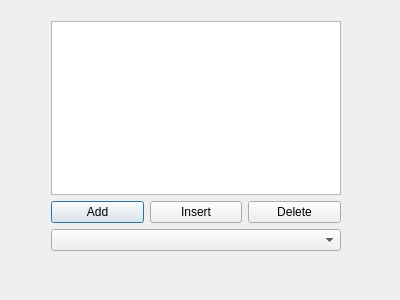
<?xml version="1.0" encoding="UTF-8"?>
<ui version="4.0">
 <class>Dialog</class>
 <widget class="QDialog" name="Dialog">
  <property name="geometry">
   <rect>
    <x>0</x>
    <y>0</y>
    <width>400</width>
    <height>300</height>
   </rect>
  </property>
  <property name="windowTitle">
   <string>Dialog</string>
  </property>
  <widget class="QWidget" name="">
   <property name="geometry">
    <rect>
     <x>40</x>
     <y>10</y>
     <width>312</width>
     <height>252</height>
    </rect>
   </property>
   <layout class="QVBoxLayout" name="verticalLayout">
    <item>
     <widget class="QListView" name="listView"/>
    </item>
    <item>
     <layout class="QHBoxLayout" name="horizontalLayout">
      <item>
       <widget class="QPushButton" name="pushButton">
        <property name="text">
         <string>Add</string>
        </property>
       </widget>
      </item>
      <item>
       <widget class="QPushButton" name="pushButton_2">
        <property name="text">
         <string>Insert</string>
        </property>
       </widget>
      </item>
      <item>
       <widget class="QPushButton" name="pushButton_3">
        <property name="text">
         <string>Delete</string>
        </property>
       </widget>
      </item>
     </layout>
    </item>
    <item>
     <widget class="QComboBox" name="comboBox"/>
    </item>
   </layout>
  </widget>
 </widget>
 <layoutdefault spacing="6" margin="11"/>
 <resources/>
 <connections/>
</ui>
